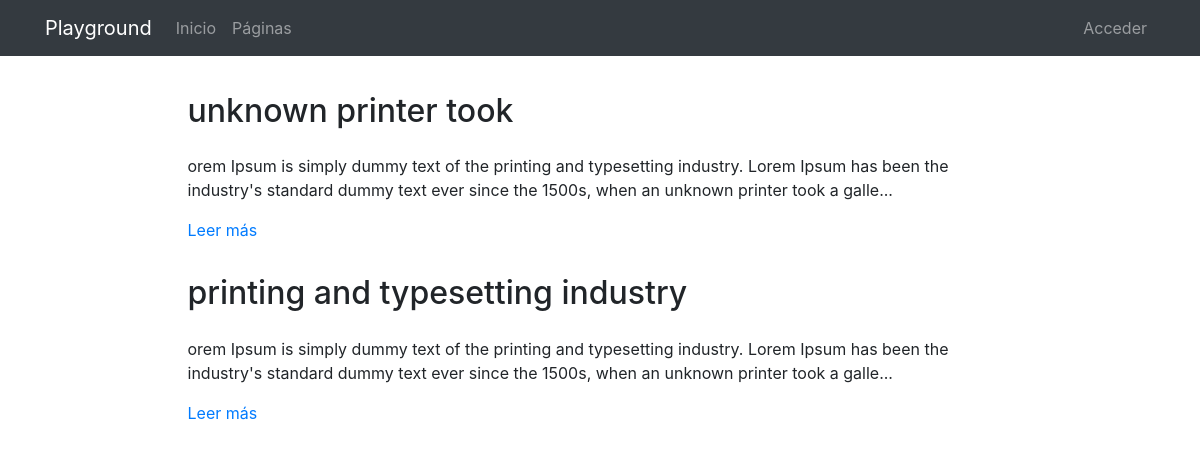
The page /pages/ on the database its author committed.
### pages/models.py (models this page shows, shortened)
class Page(models.Model):
    title = models.CharField(verbose_name="Título", max_length=200)
    content = RichTextField(verbose_name="Contenido")
    order = models.SmallIntegerField(verbose_name="Orden", default=0)
    created = models.DateTimeField(auto_now_add=True, verbose_name="Fecha de creación")
    updated = models.DateTimeField(auto_now=True, verbose_name="Fecha de edición")
    class Meta:
        verbose_name = "página"
        verbose_name_plural = "páginas"
        ordering = ['order', 'title']

### pages/views.py (the view)
# urls.py: path('', PageListView.as_view(), name='pages'),
class PageListView(ListView):
    model = Page

### pages/templates/pages/page_list.html (shortened to what this page needs)
{% extends 'core/base.html' %}
{% load static %}
{% block content %}
{% include 'pages/includes/pages_menu.html' %}
<main role="main">
  <div class="container mb-4">
    {% for page in page_list|dictsort:"id" reversed %}
    <div class="row mt-3">
      <div class="col-md-9 mx-auto">
        <h2 class="mb-4">{{page.title}}</h2>
        <div>
          <p>{{page.content|striptags|safe|truncatechars:"200"}}</p>
          <p><a href="{% url 'pages:page' page.id page.title|slugify %}">Leer más</a>
          </p>
        </div>
      </div>
    </div>
    {% endfor %}
  </div>
</main>
{% endblock %}

### core/templates/core/base.html (shortened to what this page needs)
<!DOCTYPE html>
<html lang="es">
  <head>
    {% load static %}
    <link href="{% static 'core/vendor/bootstrap/css/bootstrap.min.css' %}" rel="stylesheet">
    <link href="{% static 'core/vendor/font-awesome/css/font-awesome.min.css' %}" rel="stylesheet" type="text/css">
    <link href="{% static 'core/css/main.css' %}" rel="stylesheet">
  </head>
  <body>
    <body>
      <nav class="navbar navbar-expand-lg navbar-dark bg-dark">
        <div class="container">
          <a class="navbar-brand" href="{% url 'home' %}">Playground</a>
          <div class="collapse navbar-collapse" id="ned">
            <ul class="navbar-nav mr-auto">
              <li class="nav-item">
                <a class="nav-link" href="{% url 'home' %}">Inicio</a>
              </li>
              <li class="nav-item">
                <a class="nav-link" href="{% url 'pages:pages' %}">Páginas</a>
              </li>
            </ul>
            <ul class="navbar-nav">
              <li class="nav-item">
                <a class="nav-link" href="/admin/">
                  {% if request.user.is_staff %}Admin{% else %}Acceder{% endif %}
                </a>
              </li>
            </ul>
          </div>
        </div>
      </nav>
      {% block content %}{% endblock %}
  </body>
</html>

### pages/templates/pages/includes/pages_menu.html (shortened to what this page needs)
{% load static %}
<link href="{% static 'pages/css/custom_ckeditor.css' %}" rel="stylesheet">

### core/static/core/css/main.css (style rules this page uses)
main { padding-top: 20px; }
:root { --jumbotron-padding-y: 3rem; }

### rows shown on the page
Page: title "unknown printer took", content "orem Ipsum is simply dummy text of the printing and typesetting industry. Lorem Ipsum has been the industry's standard dummy text ever since the 1500s, when an unknown printer took a galle..."
Page: title "printing and typesetting industry", content "orem Ipsum is simply dummy text of the printing and typesetting industry. Lorem Ipsum has been the industry's standard dummy text ever since the 1500s, when an unknown printer took a galle..."
